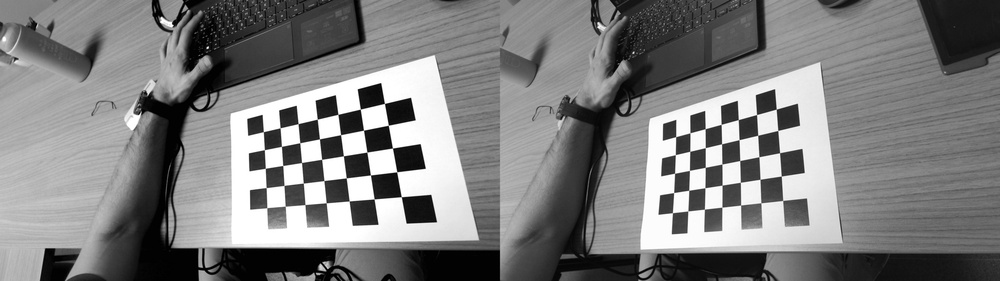
//> input picture 8-stereo-calibration/project/data/stereo/calibration/m003.jpg, 1000 x 281 px, shrunk from 1920 x 540 before the run
$ ./stereo_checkundistorted   (built with g++ and OpenCV 4)
//> lines starting //> are read from the running program, lines starting //| are printed output that depends on the picture
//> further down, img is the input picture: 281 rows x 1000 cols, CV_8UC3; min 0, max 255, mean 126.5
#include <iostream>
#include <opencv2/calib3d.hpp>
#include <opencv2/core/core.hpp>
#include <opencv2/core/mat.hpp>
#include <opencv2/core/persistence.hpp>
#include <opencv2/core/types.hpp>
#include <opencv2/highgui.hpp>
#include <opencv2/imgcodecs.hpp>
#include <opencv2/imgproc.hpp>
#include <stdio.h>
#include <string>
#include <vector>
#include <cassert>

using namespace std;
using namespace cv;

const string STEREO_PARAMS_DIR = "/home/isa/Documents/vision-3d-projects/Vision3dVault/8-stereo-calibration/project/build/Mystereoparams.yml";
const string STEREO_IMG_DIR = "/home/isa/Documents/vision-3d-projects/Vision3dVault/8-stereo-calibration/project/data/stereo/calibration/m003.jpg";
const Scalar LINE_COLOR = Scalar(0, 0, 255);
const int LINE_THICKNESS = 2;

int originalMousePosition[2] = {0, 0};
int rectifiedMousePosition[2] = {0, 0};

Mat originalImg;
Mat rectifiedImg;
Mat originalDrawed;
Mat rectifiedDrawed;

bool isOriginal = true;
// Structure that contains the Stereo Pair Calbration information.
// This will be calculated using stereo_calibrate
struct StereoParams
{
    Mat mtxL, distL, R_L, T_L;
    Mat mtxR, distR, R_R, T_R;
    Mat Rot, Trns, Emat, Fmat;
};

// Splits a stereo image in half.
vector<Mat> splitImages(const Mat &img)
{
    int img_width = img.cols / 2;
//> img_width = 500
    vector<Mat> images(2);
    images[0] = Mat(img, Rect(0, 0, img_width, img.rows));
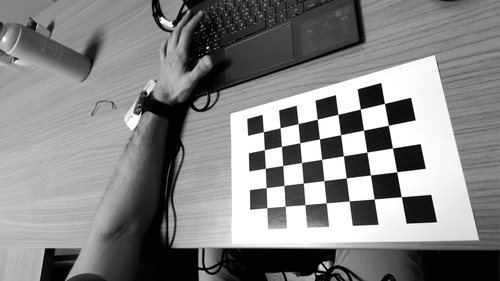
//> images[0]: 281 rows x 500 cols, CV_8UC3; min 0, max 255, mean 132.6
    images[1] = Mat(img, Rect(img_width, 0, img_width, img.rows));
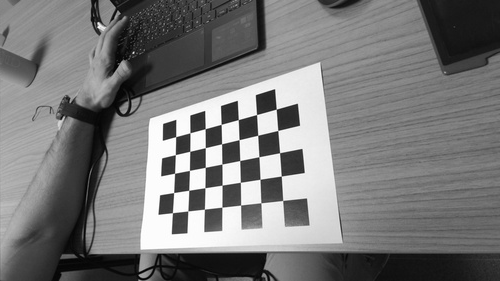
//> images[1]: 281 rows x 500 cols, CV_8UC3; min 0, max 255, mean 120.5
    return images;
}

Mat mergeImages(Mat leftImg, Mat rightImg)
{
    Mat image = Mat(leftImg.rows, leftImg.cols + rightImg.cols,
                    leftImg.type());
    leftImg.copyTo(image(Rect(0, 0, leftImg.cols, leftImg.rows)));
    rightImg.copyTo(
        image(Rect(leftImg.cols, 0, rightImg.cols, rightImg.rows)));
    return image;
}

// This function is going to be used as a callback for setMouseCallback
void showOriginalImgWithLine(int event, int x, int y, int flags, void *userdata)
{
    if (event == EVENT_MOUSEMOVE)
    {
        originalDrawed = originalImg.clone();
        line(originalDrawed, Point(0, y), Point(originalDrawed.cols, y),
             LINE_COLOR, LINE_THICKNESS);
        imshow("Original", originalDrawed);
    }
}

void showRectifiedImgWithLine(int event, int x, int y, int flags, void *userdata)
{
    if (event == cv::EVENT_MOUSEMOVE)
    {

        rectifiedDrawed = rectifiedImg.clone();
        line(rectifiedDrawed, Point(0, y), Point(rectifiedDrawed.cols, y),
             LINE_COLOR, LINE_THICKNESS);
        imshow("Rectified", rectifiedDrawed);
    }
}

void rectifyStereoImages(const StereoParams &sti, Mat &left, Mat &rigth)
{
    Mat rect_l, rect_r, proj_mat_l, proj_mat_r, Q;
    Mat Left_Stereo_Map1, Left_Stereo_Map2;
    Mat Right_Stereo_Map1, Right_Stereo_Map2;
    stereoRectify(sti.mtxL,
                  sti.distL, sti.mtxR, sti.distR, left.size(), sti.Rot, sti.Trns,
                  rect_l, rect_r, proj_mat_l, proj_mat_r,
                  Q, CALIB_ZERO_DISPARITY, 0);
    initUndistortRectifyMap(sti.mtxL, sti.distL, rect_l, proj_mat_l,
                            left.size(), CV_16SC2,
                            Left_Stereo_Map1, Left_Stereo_Map2);
    initUndistortRectifyMap(sti.mtxR, sti.distR,
                            rect_r, proj_mat_r,
                            left.size(), CV_16SC2,
                            Right_Stereo_Map1, Right_Stereo_Map2);
    Mat AuxImage, Right_nice;
    remap(left, AuxImage, Left_Stereo_Map1, Left_Stereo_Map2,
          INTER_LANCZOS4, BORDER_CONSTANT, 0);
    AuxImage.copyTo(left);
    remap(rigth, AuxImage, Right_Stereo_Map1, Right_Stereo_Map2,
          INTER_LANCZOS4, BORDER_CONSTANT, 0);
    AuxImage.copyTo(rigth);
}

StereoParams loadFromYaml(string filename)
{
    FileStorage fs(filename, FileStorage::READ);
    StereoParams stereoParams;
    fs["LEFT_K"] >> stereoParams.mtxL;
    fs["LEFT_D"] >> stereoParams.distL;
    fs["RIGHT_K"] >> stereoParams.mtxR;
    fs["RIGHT_D"] >> stereoParams.distR;
    fs["R"] >> stereoParams.Rot;
    fs["T"] >> stereoParams.Trns;
    fs["E"] >> stereoParams.Emat;
    fs["F"] >> stereoParams.Fmat;
    return stereoParams;
}

int main(int argc, char *const *argv)
{
    int retCode = EXIT_SUCCESS;

    try
    {
        const StereoParams sti = loadFromYaml(STEREO_PARAMS_DIR);
        Mat img = imread(STEREO_IMG_DIR);

        img.copyTo(originalImg);
        namedWindow("Original");
        setMouseCallback("Original", showOriginalImgWithLine);
        imshow("Original", originalImg);

        auto images = splitImages(img);
        Mat l,r;
        l = images[0];
        r = images[1];
        rectifyStereoImages(sti, l, r);
        rectifiedImg = mergeImages(l, r);
        namedWindow("Rectified");
        setMouseCallback("Rectified", showRectifiedImgWithLine);
        imshow("Rectified", rectifiedImg);
        waitKey(0);
        return 0;
    }
    catch (std::exception &e)
    {
        std::cerr << "Capturada excepcion: " << e.what() << std::endl;
        retCode = EXIT_FAILURE;
    }
    catch (...)
    {
        std::cerr << "Capturada excepcion desconocida!" << std::endl;
        retCode = EXIT_FAILURE;
    }
    return retCode;
}

$ run again, with 8-stereo-calibration/project/data/stereo/calibration/m001.jpg copied over 8-stereo-calibration/project/data/stereo/calibration/m003.jpg
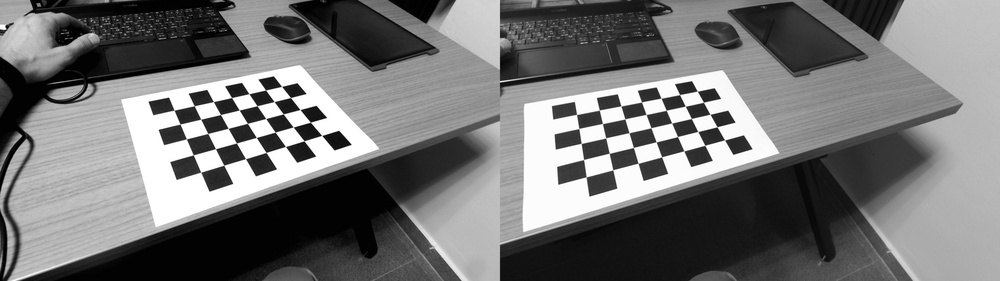
//> input picture 8-stereo-calibration/project/data/stereo/calibration/m001.jpg, 1000 x 281 px, shrunk from 1920 x 540 before the run
//> img is the input picture: 281 rows x 1000 cols, CV_8UC3; min 0, max 255, mean 115.4
//> in splitImages, `images[0] = Mat(img, Rect(0, 0, img_width, img.rows));`:
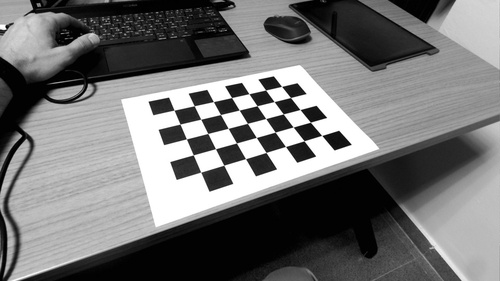
//> images[0]: 281 rows x 500 cols, CV_8UC3; min 0, max 255, mean 115.1
//> in splitImages, `images[1] = Mat(img, Rect(img_width, 0, img_width, img.rows));`:
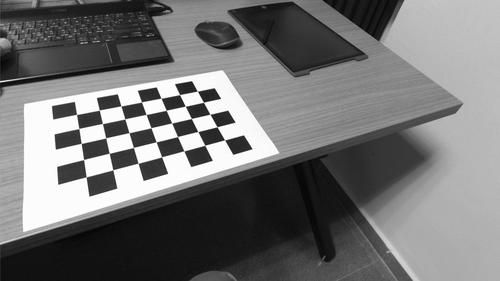
//> images[1]: 281 rows x 500 cols, CV_8UC3; min 4, max 255, mean 115.8

$ run again, with 8-stereo-calibration/project/data/stereo/calibration/m002.jpg copied over 8-stereo-calibration/project/data/stereo/calibration/m003.jpg
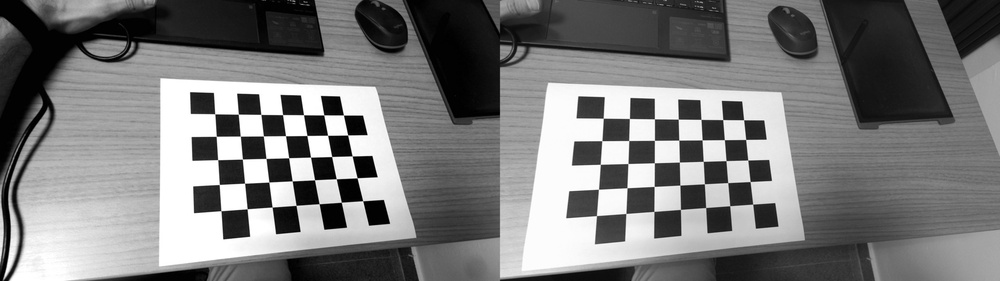
//> input picture 8-stereo-calibration/project/data/stereo/calibration/m002.jpg, 1000 x 281 px, shrunk from 1920 x 540 before the run
//> img is the input picture: 281 rows x 1000 cols, CV_8UC3; min 0, max 255, mean 121.8
//> in splitImages, `images[0] = Mat(img, Rect(0, 0, img_width, img.rows));`:
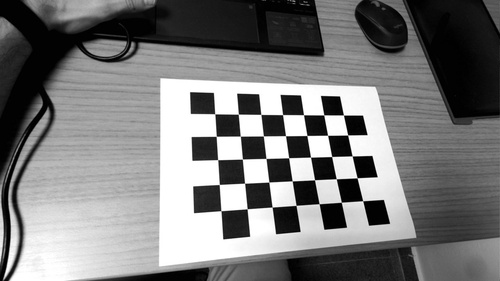
//> images[0]: 281 rows x 500 cols, CV_8UC3; min 0, max 255, mean 121.7
//> in splitImages, `images[1] = Mat(img, Rect(img_width, 0, img_width, img.rows));`:
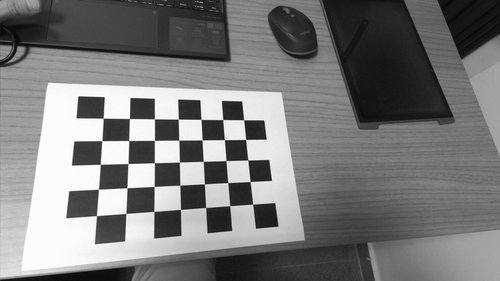
//> images[1]: 281 rows x 500 cols, CV_8UC3; min 5, max 255, mean 122

$ run again, with 8-stereo-calibration/project/data/stereo/calibration/m004.jpg copied over 8-stereo-calibration/project/data/stereo/calibration/m003.jpg
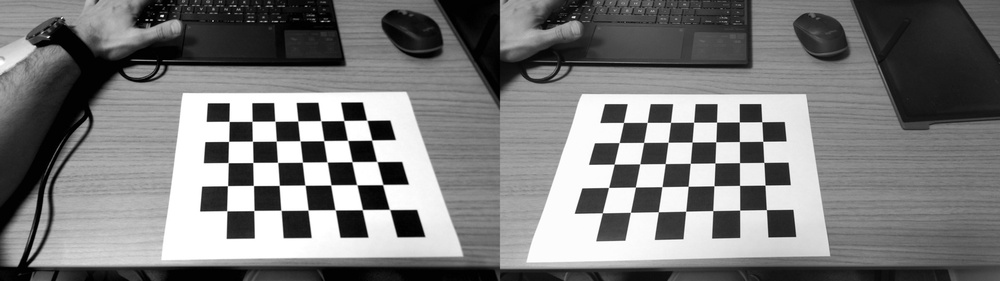
//> input picture 8-stereo-calibration/project/data/stereo/calibration/m004.jpg, 1000 x 281 px, shrunk from 1920 x 540 before the run
//> img is the input picture: 281 rows x 1000 cols, CV_8UC3; min 0, max 255, mean 122.8
//> in splitImages, `images[0] = Mat(img, Rect(0, 0, img_width, img.rows));`:
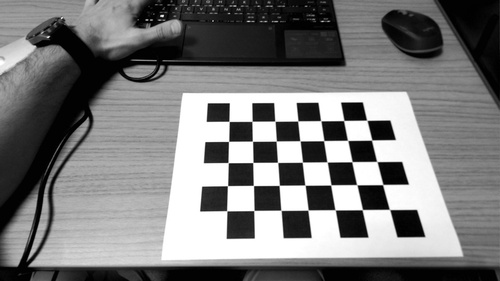
//> images[0]: 281 rows x 500 cols, CV_8UC3; min 0, max 255, mean 122.4
//> in splitImages, `images[1] = Mat(img, Rect(img_width, 0, img_width, img.rows));`:
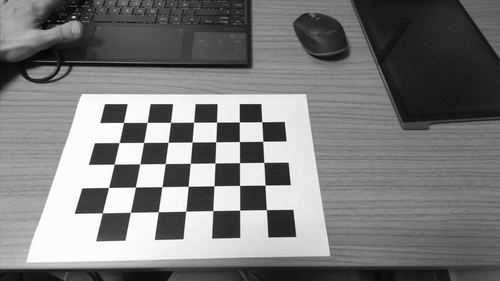
//> images[1]: 281 rows x 500 cols, CV_8UC3; min 0, max 255, mean 123.1
